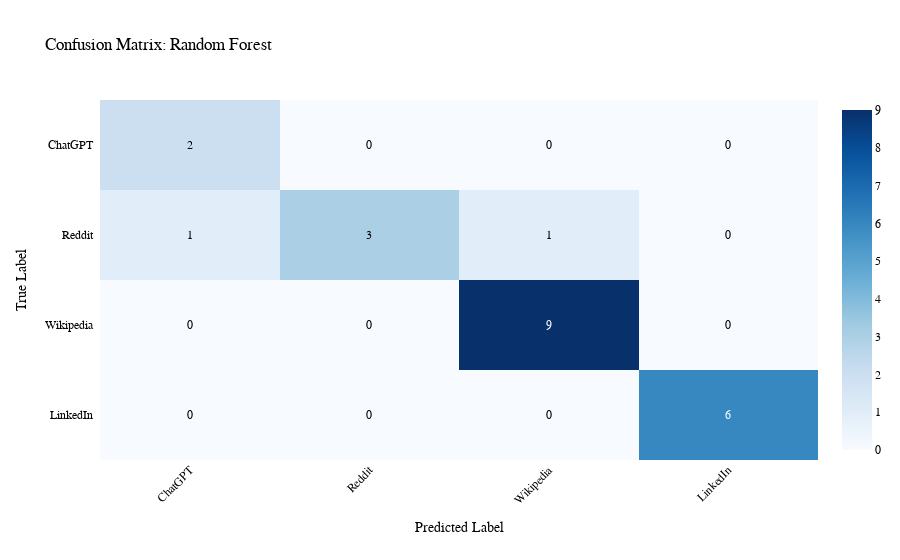

The notebook cell saved with this chart:
### Code cell
import numpy as np
from sklearn.metrics import confusion_matrix
import plotly.figure_factory as ff

# === Step 1: Define your label mapping (string → int)
label_mapping = {
    'ChatGPT': 0,
    'Reddit': 1,
    'Wikipedia': 2,
    'LinkedIn': 3
}

# === Step 2: Invert mapping to get int → string (for display labels)
index_to_label = {v: k for k, v in label_mapping.items()}

# === Step 3: Use numeric labels for confusion matrix
numeric_labels = list(index_to_label.keys())  # [0, 1, 2, 3]
cm = confusion_matrix(y_test, y_pred, labels=numeric_labels)

# === Step 4: Get the website names in correct numeric order
website_names = [index_to_label[i] for i in numeric_labels]

# === Step 5: Create the heatmap
def create_confusion_matrix_heatmap(cm, labels, title, color_scale='Blues'):
    text_values = [[str(val) for val in row] for row in cm]

    fig = ff.create_annotated_heatmap(
        z=cm,
        x=labels,
        y=labels,
        annotation_text=text_values,
        colorscale=color_scale,
        showscale=True
    )

    fig.update_layout(
        title_text=title,
        xaxis_title="Predicted Label",
        yaxis_title="True Label",
        xaxis_side="bottom",
        yaxis_autorange='reversed',
        xaxis=dict(tickangle=-45),
        margin=dict(l=100, r=50, t=100, b=100),
        font=dict(family='Arial', size=12, color='black'),
        plot_bgcolor='white',
        paper_bgcolor='white'
    )

    fig.update_xaxes(type='category')
    fig.update_yaxes(type='category')
    return fig

# === Step 6: Plot the figure
fig_cm = create_confusion_matrix_heatmap(
    cm, website_names, 'Confusion Matrix: Random Forest', color_scale='Blues'
)

fig_cm.show()

### Figure 1 — Plotly figure (JSON) as saved in the notebook; plotly's stock layout.template omitted (floating-point values rounded to 4 significant figures)
{"data": [{"colorscale": [[0, "rgb(247,251,255)"], [0.125, "rgb(222,235,247)"], [0.25, "rgb(198,219,239)"], [0.375, "rgb(158,202,225)"], [0.5, "rgb(107,174,214)"], [0.625, "rgb(66,146,198)"], [0.75, "rgb(33,113,181)"], [0.875, "rgb(8,81,156)"], [1, "rgb(8,48,107)"]], "reversescale": false, "showscale": true, "type": "heatmap", "x": ["ChatGPT", "Reddit", "Wikipedia", "LinkedIn"], "y": ["ChatGPT", "Reddit", "Wikipedia", "LinkedIn"], "z": [[2, 0, 0, 0], [1, 3, 1, 0], [0, 0, 9, 0], [0, 0, 0, 6]]}], "layout": {"annotations": [{"font": {"color": "#000000"}, "showarrow": false, "text": "2", "x": "ChatGPT", "xref": "x", "y": "ChatGPT", "yref": "y"}, {"font": {"color": "#000000"}, "showarrow": false, "text": "0", "x": "Reddit", "xref": "x", "y": "ChatGPT", "yref": "y"}, {"font": {"color": "#000000"}, "showarrow": false, "text": "0", "x": "Wikipedia", "xref": "x", "y": "ChatGPT", "yref": "y"}, {"font": {"color": "#000000"}, "showarrow": false, "text": "0", "x": "LinkedIn", "xref": "x", "y": "ChatGPT", "yref": "y"}, {"font": {"color": "#000000"}, "showarrow": false, "text": "1", "x": "ChatGPT", "xref": "x", "y": "Reddit", "yref": "y"}, {"font": {"color": "#000000"}, "showarrow": false, "text": "3", "x": "Reddit", "xref": "x", "y": "Reddit", "yref": "y"}, {"font": {"color": "#000000"}, "showarrow": false, "text": "1", "x": "Wikipedia", "xref": "x", "y": "Reddit", "yref": "y"}, {"font": {"color": "#000000"}, "showarrow": false, "text": "0", "x": "LinkedIn", "xref": "x", "y": "Reddit", "yref": "y"}, {"font": {"color": "#000000"}, "showarrow": false, "text": "0", "x": "ChatGPT", "xref": "x", "y": "Wikipedia", "yref": "y"}, {"font": {"color": "#000000"}, "showarrow": false, "text": "0", "x": "Reddit", "xref": "x", "y": "Wikipedia", "yref": "y"}, {"font": {"color": "#FFFFFF"}, "showarrow": false, "text": "9", "x": "Wikipedia", "xref": "x", "y": "Wikipedia", "yref": "y"}, {"font": {"color": "#000000"}, "showarrow": false, "text": "0", "x": "LinkedIn", "xref": "x", "y": "Wikipedia", "yref": "y"}, {"font": {"color": "#000000"}, "showarrow": false, "text": "0", "x": "ChatGPT", "xref": "x", "y": "LinkedIn", "yref": "y"}, {"font": {"color": "#000000"}, "showarrow": false, "text": "0", "x": "Reddit", "xref": "x", "y": "LinkedIn", "yref": "y"}, {"font": {"color": "#000000"}, "showarrow": false, "text": "0", "x": "Wikipedia", "xref": "x", "y": "LinkedIn", "yref": "y"}, {"font": {"color": "#FFFFFF"}, "showarrow": false, "text": "6", "x": "LinkedIn", "xref": "x", "y": "LinkedIn", "yref": "y"}], "font": {"color": "black", "family": "Arial", "size": 12}, "margin": {"b": 100, "l": 100, "r": 50, "t": 100}, "paper_bgcolor": "white", "plot_bgcolor": "white", "title": {"text": "Confusion Matrix: Random Forest"}, "xaxis": {"dtick": 1, "gridcolor": "rgb(0, 0, 0)", "side": "bottom", "tickangle": -45, "ticks": "", "title": {"text": "Predicted Label"}, "type": "category"}, "yaxis": {"autorange": "reversed", "dtick": 1, "ticks": "", "ticksuffix": "  ", "title": {"text": "True Label"}, "type": "category"}}}
